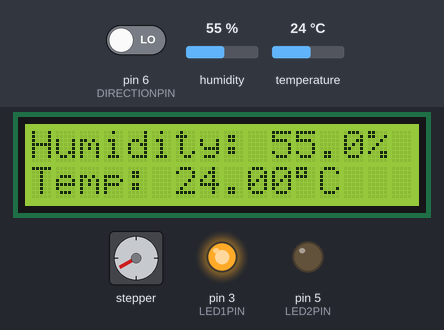
A sketch run on a simulated Arduino Uno, built with avr-gcc and run on an emulated ATmega328P. Shown: 16×2 character LCD, stepper motor, output pins drawn as LEDs (lit = HIGH). Dashed ring = blinking. Inputs (shaded band) come from the test bench; at power-on: pin 6 (DIRECTIONPIN) LOW, humidity 55 %, temperature 24 °C. Stepper angles assume 45 steps per turn.

Above: at 1.2 s.
1.3 s: pin 6 (DIRECTIONPIN) driven HIGH
At 1.61 s:
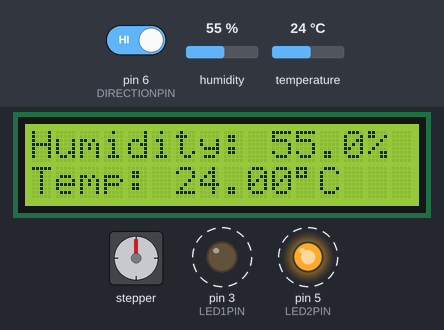
3.7 s: pin 6 (DIRECTIONPIN) driven LOW
At 3.92 s:
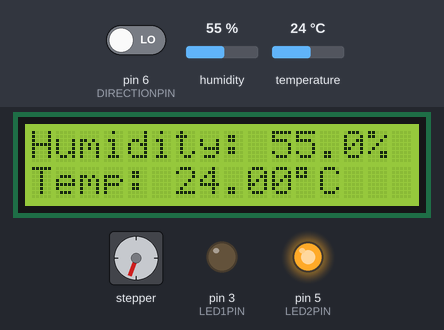
6.1 s: humidity set to 22 %
At 6.66 s:
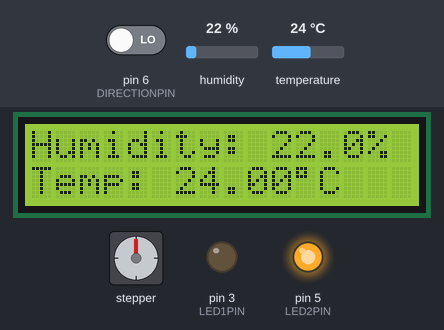
12.2 s: temperature set to 12 °C
At 13.04 s:
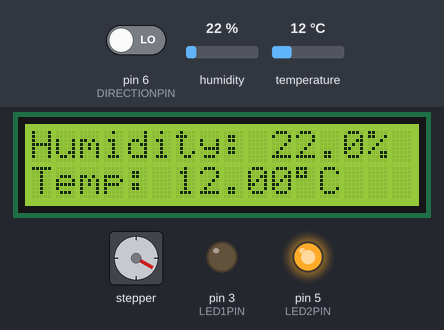
14.0 s: humidity set to 40 %
At 14.86 s:
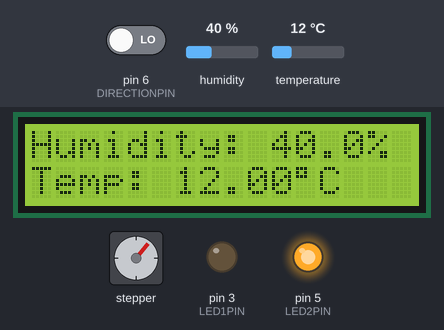
16.2 s: pin 6 (DIRECTIONPIN) driven HIGH
At 16.46 s:
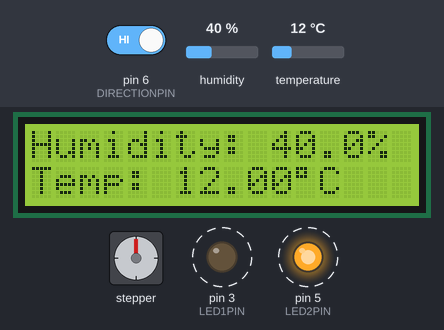
Timing chart, 0 to 23.3 s (numbered marks = the images above; inputs shaded):
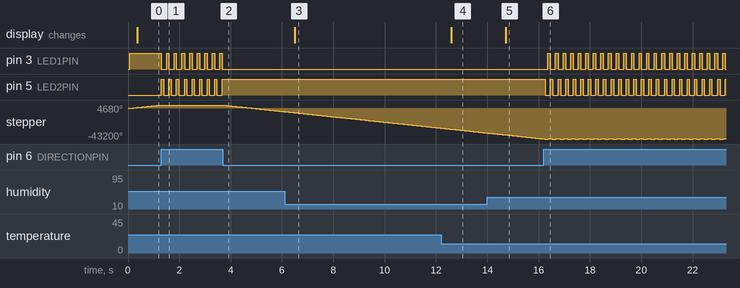

Measured:
- after the input at 1.3 s, pin 3 (LED1PIN), pin 5 (LED2PIN): alternates HIGH for 0.09 s and LOW for 0.20 s, starting at once
- after the input at 3.7 s, pin 3 (LED1PIN): stops changing and stays LOW; pin 5 (LED2PIN): stops changing and stays HIGH
- after the input at 6.1 s, the display: changes after 0.40 s (image 3)
- after the input at 12.2 s, the display: changes after 0.40 s (image 4)
- after the input at 14.0 s, the display: changes after 0.72 s (image 5)
- after the input at 16.2 s, pin 3 (LED1PIN): alternates HIGH for 0.09 s and LOW for 0.20 s, starting after 0.15 s; pin 5 (LED2PIN): alternates HIGH for 0.09 s and LOW for 0.20 s, starting after 0.05 s

The sketch:

WatchWinder.ino
```cpp
#include <Time.h>
#include <TimeLib.h>
#include <Stepper.h>
#include <LiquidCrystal.h>
#include "DHT.h"

#define DHTPIN 4                  // DHT sensor pin
#define DHTTYPE DHT11             // DHT11 sensor type
#define DIRECTIONPIN 6            // Direction toggle button pin
#define LED1PIN 3                 // LED1 pin
#define LED2PIN 5

//Steps per revolution and rpm of the Stepper motor. ~34816 steps per min is the maximum, stay at around 30000 for best performance
//This choice of steps per revolution and rpm works best for the toggle button sensitivity, so we don't need to use a complicated button debouncer
const int stepsPerRevolution = 45;// Change this to fit the number of steps per revolution
const int rolePerMinute = 688;    // Adjustable range of 28BYJ-48 stepper is 0~17 rpm at 2048 steps (~34816 steps per min)

int buttonStateDir = 0;           // Variable for reading the pushbutton status (direction button)
int buttonStateStart = 0;         // Variable for reading the pushbutton status (start/stop button)
int directionState = 0;           // Direction of the stepper motor
//Variables for displaying time/date, not applicable right now
//int currHour = hour();
//int currMin = minute();
//int currSec = second();
//int currDay = day();
//int currMonth = month();
//char currTime[] = "00:00:00";
//char currDate[] = "00-00";

//Initialize LCD, stepper motor, DHT sensor
LiquidCrystal lcd(14, 15, 16, 17, 18, 19);
Stepper myStepper(stepsPerRevolution, 8, 10, 9, 11);
DHT dht(DHTPIN, DHTTYPE);

void setup() {
  myStepper.setSpeed(rolePerMinute);
  pinMode(LED1PIN, OUTPUT);        // Initialize the LED1 pin as an output
  pinMode(LED2PIN, OUTPUT);        // Initialize the LED2 pin as an output
  pinMode(DIRECTIONPIN, INPUT);    // Initialize the pushbutton pin as an input
  lcd.begin(16, 2);                // Set up the LCD's number of columns and rows:
  dht.begin();                     // Set up the DHT11 sensor
}

void loop() {
  //  currHour = hour();
  //  currMin = minute();
  //  currSec = second();
  //  currDay = day();
  //  currMonth = month();
  buttonStateDir = digitalRead(DIRECTIONPIN);
  if (buttonStateDir == HIGH)
  {
    if (directionState == 0){directionState = 1;}
    else if (directionState == 1){directionState = 2;}
    else if (directionState == 2){directionState = 0;}
  }

  if (directionState == 0)
  {
    // Turn LED1 on, stepper motor goes counterclockwise:
    digitalWrite(LED1PIN, HIGH);
    digitalWrite(LED2PIN, LOW);
    myStepper.setSpeed(rolePerMinute);
    myStepper.step(stepsPerRevolution);
  }
  else if (directionState == 1)
  {
    // Turn LED2 on, stepper motor goes clockwise:
    digitalWrite(LED2PIN, HIGH);
    digitalWrite(LED1PIN, LOW);
    myStepper.setSpeed(rolePerMinute);
    myStepper.step(-stepsPerRevolution);
  }
  else if (directionState == 2)
  {
    // Turn off LEDs and stop the motor.
    digitalWrite(LED1PIN, LOW);
    digitalWrite(LED2PIN, LOW);
    myStepper.setSpeed(0);
    delay(100);
  }

  // Sensor readings may also be up to 2 seconds 'old' (its a very slow sensor)
  float h = dht.readHumidity();
  // Read temperature as Celsius (the default)
  float t = dht.readTemperature();

  if (isnan(h) || isnan(t)) // If data cannot be read from DHT sensor
  {
    lcd.setCursor(0, 0);
    lcd.print("Cannot read from");
    lcd.setCursor(0, 1);
    lcd.print("DHT sensor!");
  }
  else
  {
    //Displaying the humidity and temperature on the LCD
    lcd.setCursor(15,0);
    lcd.print(" ");
    lcd.setCursor(0, 0);
    lcd.print("Humidity: ");
    lcd.setCursor(0, 1);
    lcd.print("Temp: ");
    lcd.setCursor(10, 0);
    lcd.print(h);
    lcd.setCursor(14, 0);
    lcd.print("%");
    lcd.setCursor(6, 1);
    lcd.print(t);
    lcd.print((char)223);
    lcd.print("C");

    /*  Displaying the time/date on the LCD, not applicable right now
    lcd.setCursor(0,0);
    lcd.print(currHour);
    lcd.print(":");
    lcd.print(currMin);
    lcd.print(":");
    lcd.print(currSec);
    sprintf(currTime, "%02i:%02i:%02i", currHour, currMin, currSec);
    lcd.print(currTime);
    lcd.setCursor(11,0);
    sprintf(currDate, "%02i-%02i", currDay, currMonth);
    lcd.print(currDate);
    */
  }
}
```
